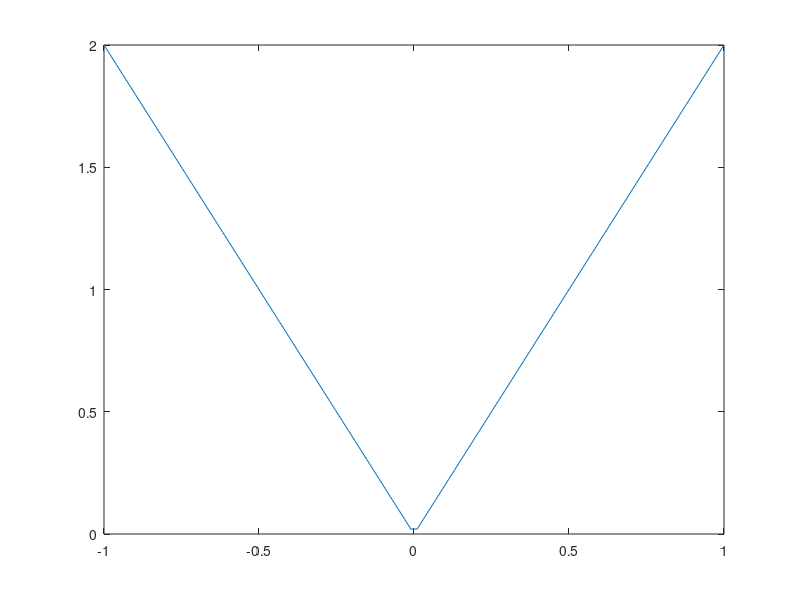

Recreate this plot in MATLAB.
 x= linspace(-1,1,100)
 y=zeros(1,100)
 for i=1:100
     if(x(i)<0)
         y(i)= -2*x(i)
     end
      if(x(i)==0)
         y(i)= 0
      end  
      if(x(i)>0)
         y(i)= 2*(x(i))
     end    
 end
 plot(x,y)
